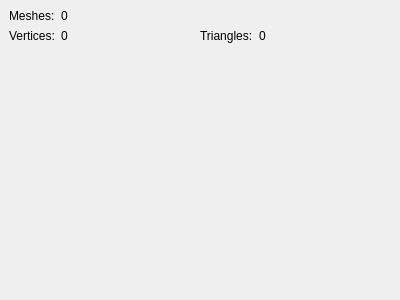
<?xml version="1.0" encoding="UTF-8"?>
<ui version="4.0">
 <class>MeshesInfo</class>
 <widget class="QWidget" name="MeshesInfo">
  <property name="geometry">
   <rect>
    <x>0</x>
    <y>0</y>
    <width>400</width>
    <height>300</height>
   </rect>
  </property>
  <property name="windowTitle">
   <string>Form</string>
  </property>
  <layout class="QVBoxLayout" name="mainLayout">
   <property name="leftMargin">
    <number>0</number>
   </property>
   <property name="topMargin">
    <number>0</number>
   </property>
   <property name="rightMargin">
    <number>0</number>
   </property>
   <property name="bottomMargin">
    <number>0</number>
   </property>
   <item>
    <widget class="QWidget" name="widget" native="true">
     <layout class="QGridLayout" name="gridLayout">
      <property name="bottomMargin">
       <number>0</number>
      </property>
      <item row="1" column="0">
       <widget class="QLabel" name="label">
        <property name="text">
         <string>Vertices:</string>
        </property>
       </widget>
      </item>
      <item row="1" column="1">
       <widget class="QLabel" name="lblVertices">
        <property name="sizePolicy">
         <sizepolicy hsizetype="Expanding" vsizetype="Preferred">
          <horstretch>0</horstretch>
          <verstretch>0</verstretch>
         </sizepolicy>
        </property>
        <property name="text">
         <string>0</string>
        </property>
       </widget>
      </item>
      <item row="1" column="2">
       <widget class="QLabel" name="label_2">
        <property name="text">
         <string>Triangles:</string>
        </property>
       </widget>
      </item>
      <item row="1" column="3">
       <widget class="QLabel" name="lblTriangles">
        <property name="sizePolicy">
         <sizepolicy hsizetype="Expanding" vsizetype="Preferred">
          <horstretch>0</horstretch>
          <verstretch>0</verstretch>
         </sizepolicy>
        </property>
        <property name="text">
         <string>0</string>
        </property>
       </widget>
      </item>
      <item row="0" column="0">
       <widget class="QLabel" name="label_3">
        <property name="text">
         <string>Meshes:</string>
        </property>
       </widget>
      </item>
      <item row="0" column="1">
       <widget class="QLabel" name="lblMeshes">
        <property name="text">
         <string>0</string>
        </property>
       </widget>
      </item>
     </layout>
    </widget>
   </item>
   <item>
    <layout class="QVBoxLayout" name="meshesLayout"/>
   </item>
   <item>
    <spacer name="verticalSpacer">
     <property name="orientation">
      <enum>Qt::Vertical</enum>
     </property>
     <property name="sizeHint" stdset="0">
      <size>
       <width>20</width>
       <height>40</height>
      </size>
     </property>
    </spacer>
   </item>
  </layout>
 </widget>
 <resources/>
 <connections/>
</ui>
